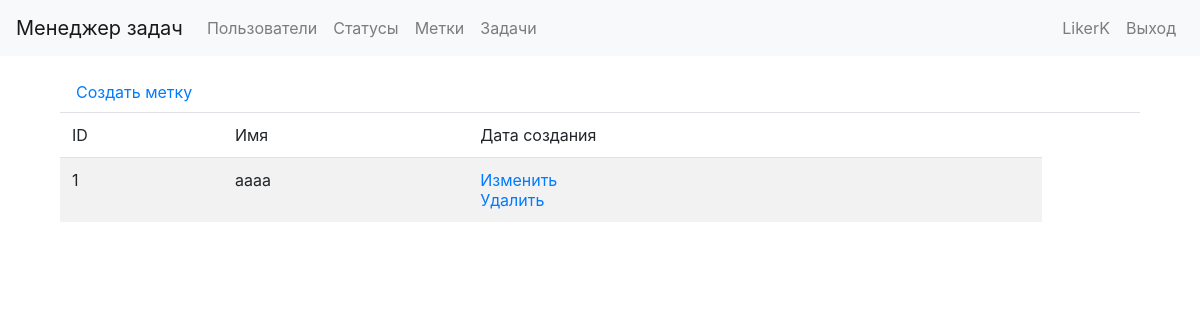
Screenshot of /labels/ (signed in) with the database file from the repository.
### task_manager/users/models.py (models this page shows, shortened)
class User(AbstractUser):
    class Meta:
        verbose_name = gettext_lazy('User')
        verbose_name_plural = gettext_lazy('Users')
        ordering = ['id']

### task_manager/labels/models.py (models this page shows, shortened)
class Label(models.Model):
    name = models.CharField(
        max_length=MAX_LENGTH,
        unique=True,
        verbose_name=gettext_lazy('Name')
    )
    created_at = models.DateTimeField(
        auto_now_add=True,
        verbose_name=gettext_lazy('Date of create')
    )
    class Meta:
        verbose_name = gettext_lazy('Label')
        ordering = ['id']

### task_manager/labels/views.py (the view)
# urls.py: path('', LabelList.as_view(), name='list'),
class LabelList(LoginRequiredMixin, ListView):
    model = Label
    template_name = LABEL
    context_object_name = 'labels'
    def get_context_data(self, **kwargs):
        context = super().get_context_data(**kwargs)
        context[TITLE] = TITLE_LIST
        return context

### task_manager/templates/labels.html (shortened to what this page needs)
{% extends 'base.html' %}
{% load i18n %}
{% block content %}
<div class="container wrapper">
    <a class="nav-link" href="{% url 'labels:create' %}">Создать метку</a>
    <table class="table table-striped">
        <thead>
            <tr>
                <td>ID</td>
                <td>{% translate "Name" %}</td>
                <td>{% translate "Date of creation" %}</td>
                <td></td>
            </tr>
        </thead>
        <tbody>
            {% for label in labels %}
            <tr>
                <td>{{ label.id }}</td>
                <td>{{ label.name }}</td>
                <td>
                    <a href="{% url 'labels:change' label.id %}">{% translate "Change" %}</a>
                    <br>
                    <a href="{% url 'labels:delete' label.id %}">{% translate "Delete" %}</a>
                </td>
            </tr>
            {% endfor %}
        </tbody>
    </table>
</div>
{% endblock %}

### task_manager/templates/base.html (shortened to what this page needs)
{% load i18n %}
{% load bootstrap4 %}
{% bootstrap_css %}
  <head>
  </head>
  <body class="d-flex flex-column min-vh-100">
    <nav class="navbar navbar-expand-lg navbar-light bg-light mb-3">
      <a class="navbar-brand" href="/">Менеджер задач</a>
      <div class="navbar-collapse collapse" id="navbarToggleExternalContent" style>
        <ul class="navbar-nav mr-auto">
          <li class="nav-item">
            <a class="nav-link" href="{% url 'users:list' %}">Пользователи</a>
          </li>
          {% if user.is_authenticated %}
          <li class="nav-item">
            <a class="nav-link" href="{% url 'statuses:list' %}">Статусы</a>
          </li>
          <li class="nav-item">
            <a class="nav-link" href="{% url 'labels:list' %}">Метки</a>
          </li>
          <li class="nav-item">
            <a class="nav-link" href="{% url 'tasks:list' %}">Задачи</a>
          </li>
          {% endif %}
        </ul>
        <ul class="navbar-nav">
        {% if user.is_authenticated %}
          <li class="nav-item">
            <span class="nav-link">{{ user.username }}</span>
          </li>
          <li class="nav-item">
            <a class="nav-link" href="{% url 'logout' %}">Выход</a>
          </li>
        {% endif %}
        </ul>
      </div>
    </nav>
    <div class="container wrapper flex-grow-1">
      {% block content %}{% endblock %}
    </div>
  </body>

### rows the page displays
User: username "LikerK"
Label: id "1", name "aaaa"
